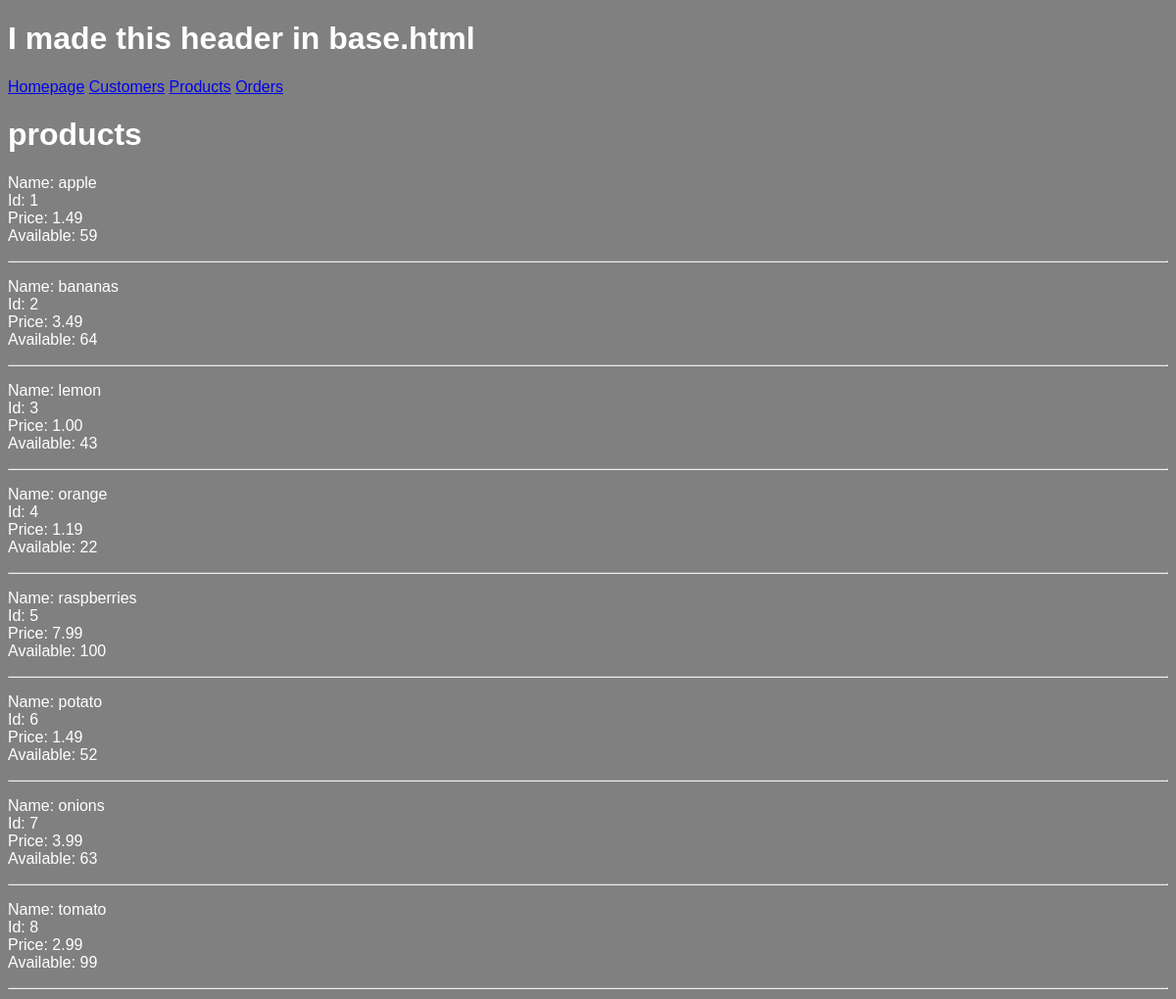
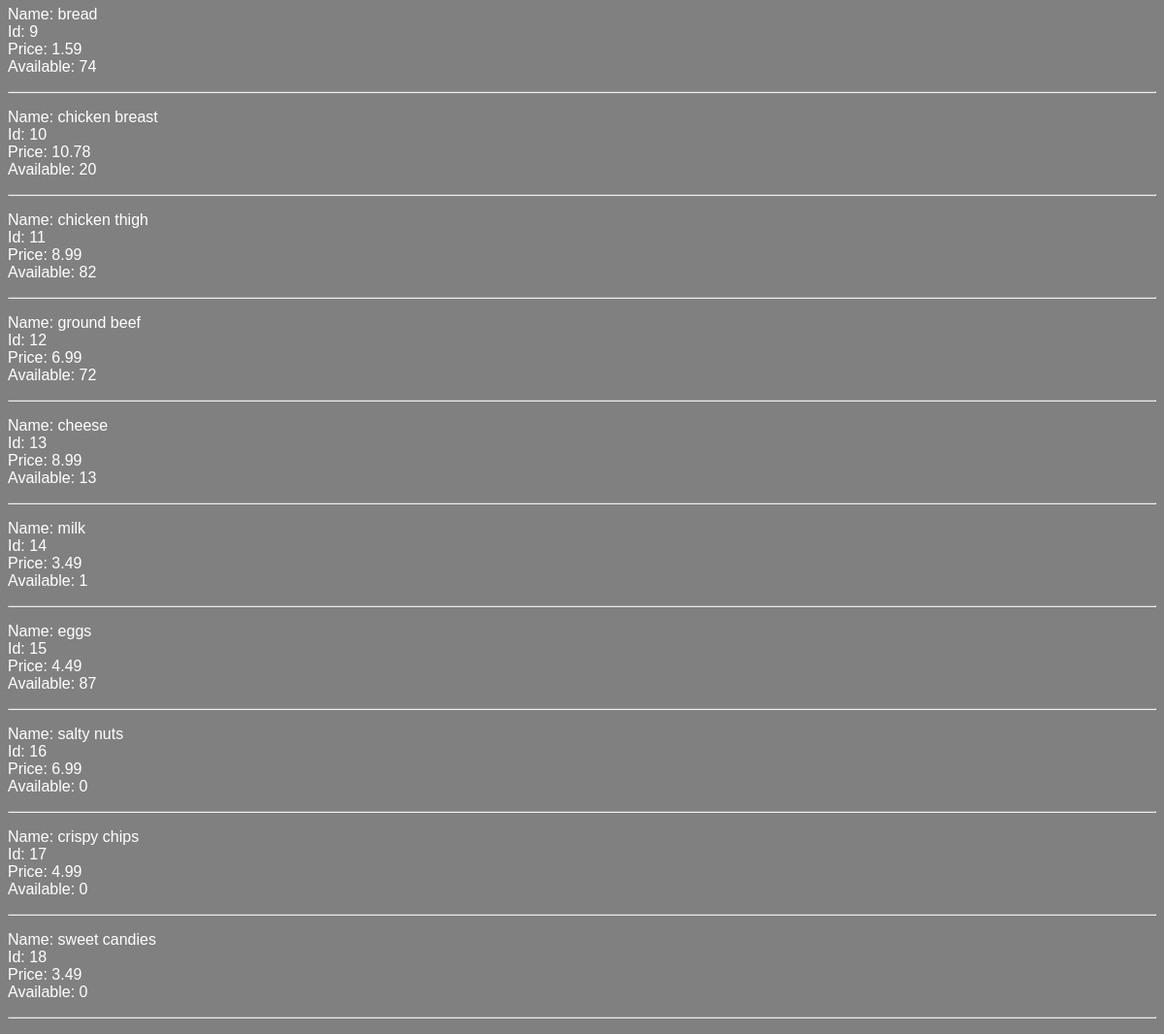
/products, run on an earlier commit of the app's database (2 pictures, top to bottom).
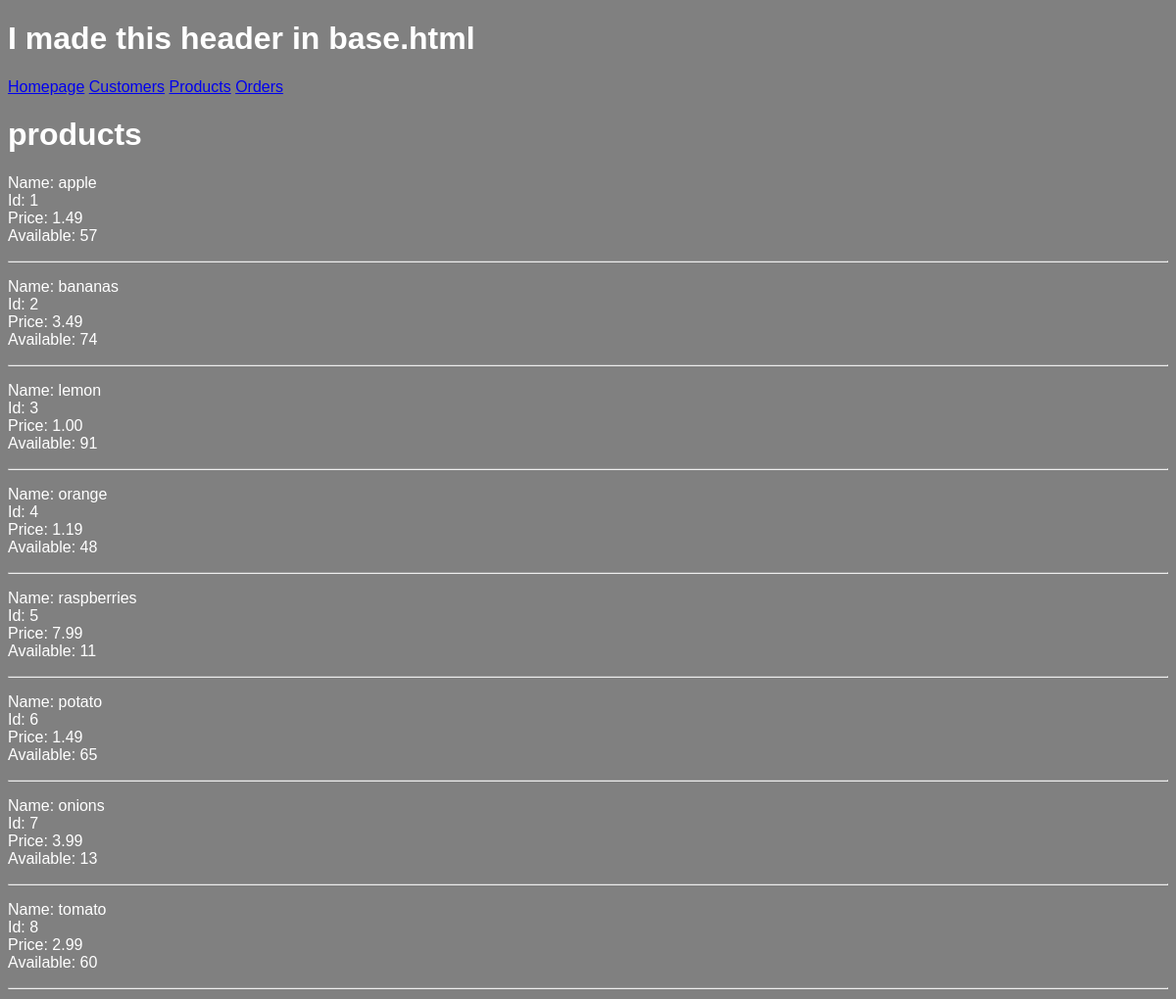
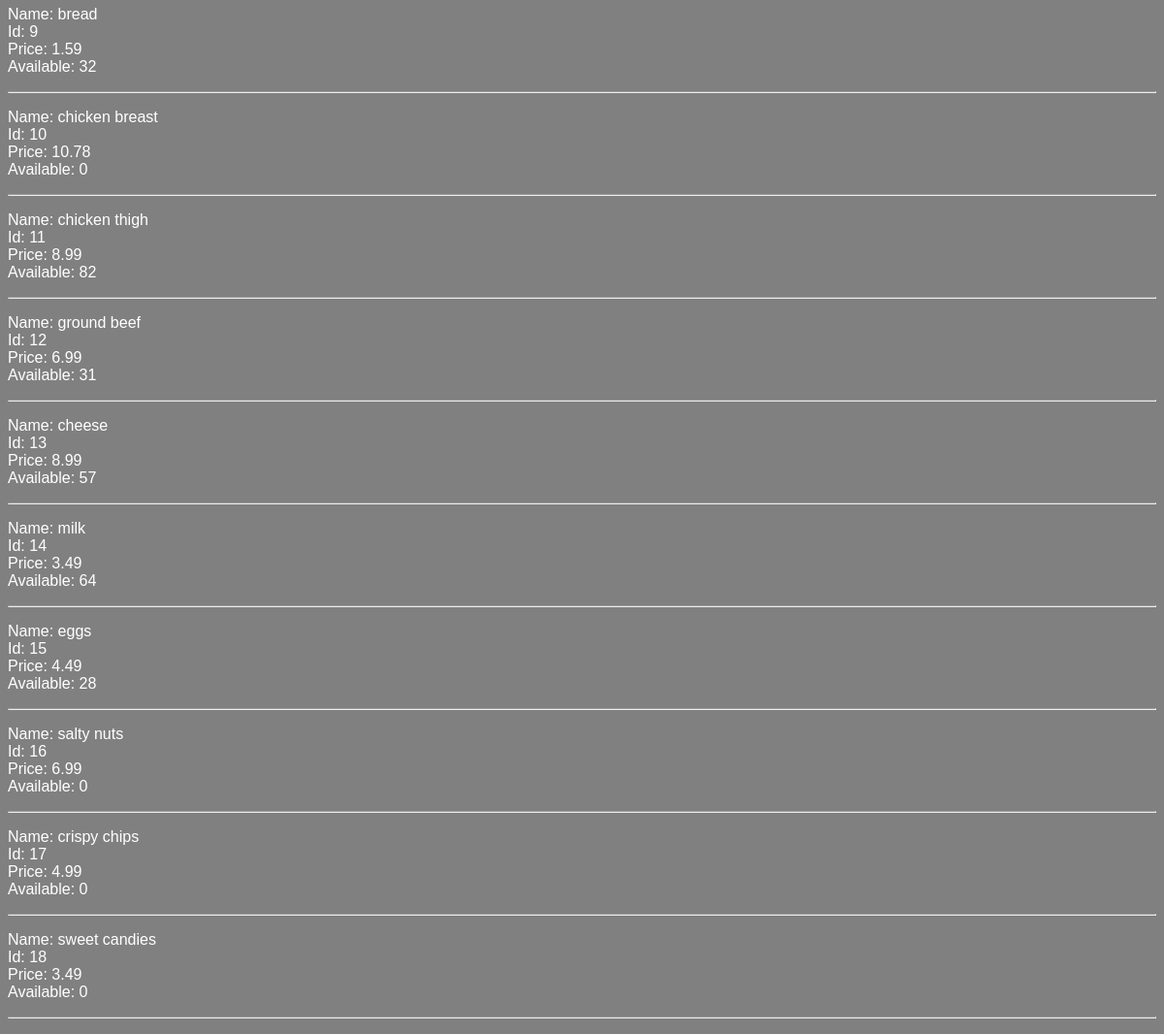
And on a later commit of the database (2 pictures, top to bottom).
### models.py (models this page shows, shortened)
class Product(db.Model):
	id = mapped_column(Integer, primary_key=True)
	name = mapped_column(String(200), nullable=False, unique=True)
	price = mapped_column(DECIMAL(18, 2), nullable=False)
	available = mapped_column(Integer, nullable=False, default=0)

### routes/html.py (the view)
@html_bp.route('/products')
def products():
	product_list = Product.query.all()
	return render_template('products.html', products=product_list)

### templates/products.html
{% extends "base.html" %}
{% block content %}
<h1>products</h1>
{% for product in products %}
<p>
    <span> Name: {{ product.name }}</span> <br>
    <span>Id: {{ product.id }}</span> <br>
    <span>Price: {{ product.price }}</span> <br>
    <span>Available: {{ product.available }}</span> <br> <hr>
</p>
{% endfor %}
{% endblock %}

### templates/base.html (shortened to what this page needs)
<!doctype html>
<html lang="en">
    <head>
        <link rel="stylesheet" href="{{ url_for('static', filename='style.css') }}">
    </head>
    <body>
    <h1> I made this header in base.html</h1>
        <nav>
            <a href="{{ url_for('html.home') }}">Homepage</a>
            <a href="{{ url_for('html.customers') }}">Customers</a>
            <a href="{{ url_for('html.products') }}">Products</a>
            <a href="{{ url_for('html.orders') }}">Orders</a>
        </nav>
        {% block content %}{% endblock %}
    </body>
</html>

### static/style.css (style rules this page uses)
body { background-color: grey; color: white; font-family: Arial, sans-serif; }

What changed in the data, as far as the page shows it:
changed Product "apple": available "59" → "57"
changed Product "bananas": available "64" → "74"
changed Product "lemon": available "43" → "91"
changed Product "orange": available "22" → "48"
changed Product "raspberries": available "100" → "11"
changed Product "potato": available "52" → "65"
changed Product "onions": available "63" → "13"
changed Product "tomato": available "99" → "60"
changed Product "bread": available "74" → "32"
changed Product "chicken breast": available "20" → "0"
changed Product "ground beef": available "72" → "31"
changed Product "cheese": available "13" → "57"
changed Product "milk": available "1" → "64"
changed Product "eggs": available "87" → "28"
